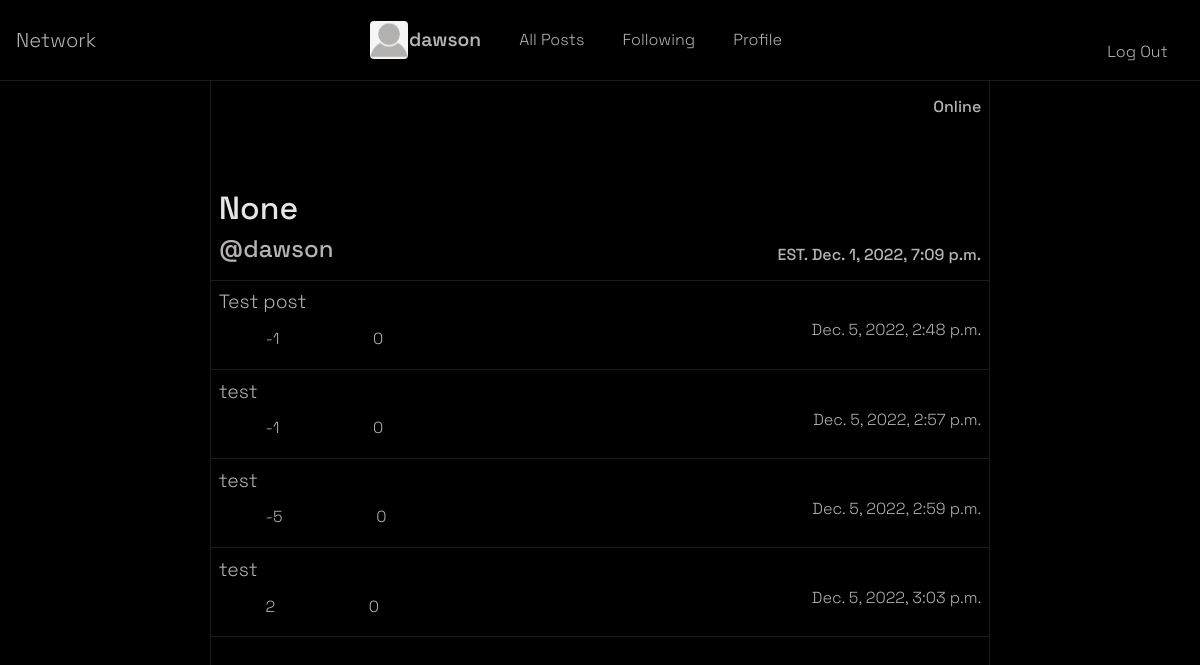
/profile/dawson (signed in), run on an earlier commit of the app's database.
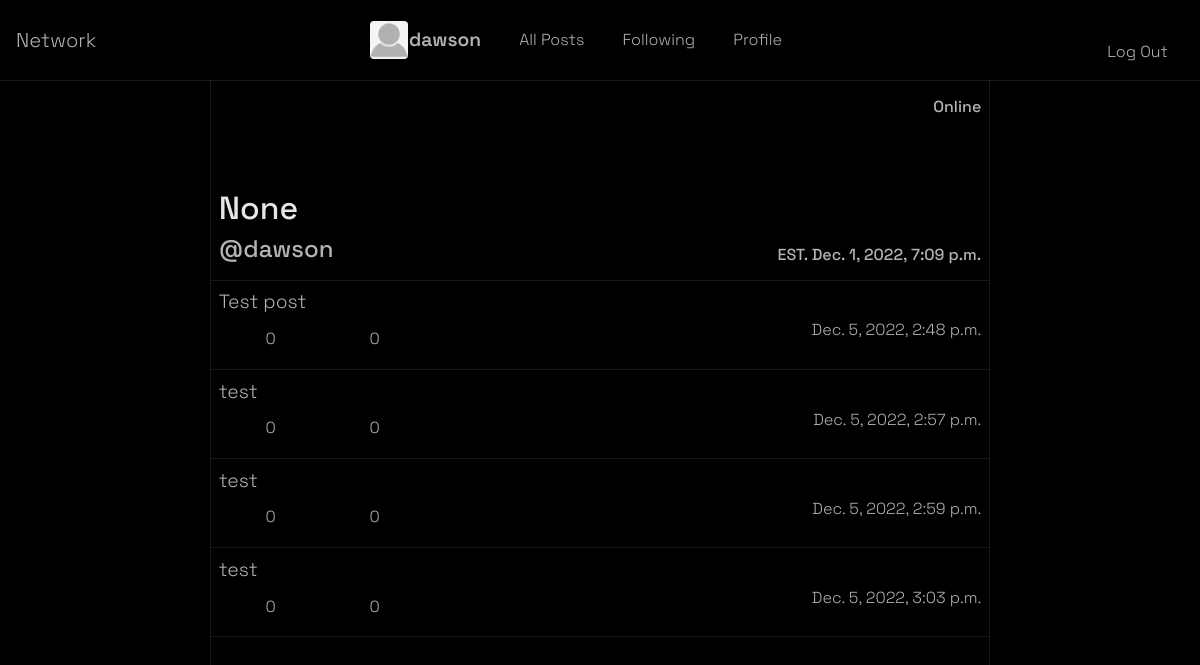
And on a later commit of the database.
### network/models.py (models this page shows, shortened)
class Post(models.Model):
    username = models.CharField(
        default='None', max_length=24, null=True, blank=True)
    caption = models.TextField(default="")
    image = models.ImageField(
        upload_to="network/static/images/", default=False, blank=True, null=True)
    timestamp = models.DateTimeField(auto_now_add=True)
    totalLikes = models.IntegerField(default=0)
    totalComments = models.IntegerField(default=0)

### network/views.py (the view)
# urls.py: path("profile/<str:username>", views.profile, name="profile"),
def profile(request, username):
    userPosts = Post.objects.filter(username=username).all().values()
    userInfo = User.objects.filter(username=username).values()
    return render(request, "network/profile.html", {
        'postForm': PostForm,
        'userPosts': userPosts,
        'userInfo': userInfo[0]
    })

### network/templates/network/profile.html (shortened to what this page needs)
{% extends "network/layout.html" %}
{% block body %}
<div id='profile-body'>
    <div id='profile-user-info'>
        <div id='header'>
            <div id='user-header-left'>
                <box-icon name='user-circle' size='100px' color='white'></box-icon>
                <h2 style='color: rgb(230, 230, 230)'>{{ userInfo.name }}</h2>
                <h4 >@{{ userInfo.username }}</h4>
            </div>
            <div id='user-header-right'>
                {% if userInfo.is_active  %}
                    <h6>Online</h6>
                {% else %}
                    <h6>Offline</h6>
                {% endif %}
                <h6> EST. {{ userInfo.date_joined }}</h6>
            </div>
        </div>
    <div id='user-posts'>
        {% for post in userPosts %}
        <div class='profile-single-post'>
            <div class='profile-sp-left'>
                <div class='profile-sp-caption'>
                    {{ post.caption }}
                </div>
                <div class='interactions'>
                    <form class='interaction-form' method='POST'>
                        <div class='interaction-form'>
                            <button type='submit' class='like interaction-button' name='{{ post.id }}'><box-icon color='white' size='sm' name='like' class='interaction-icons'></box-icon></button>
                            <p>{{ post.totalLikes }}</p>
                        </div>
                        <div class='interaction-form'>
                            <button type='submit' class='dislike interaction-button' name='{{ post.id }}'><box-icon color='white' size='sm' name='dislike' class='interaction-icons'></box-icon></button>
                            <button type='submit' class='comment interaction-button' name='{{ post.id }}'><box-icon color='white' size='sm' name='comment' class='interaction-icons'></box-icon></button>
                            <p>{{ post.totalComments }}</p>
                        </div>
                    </form>
                </div>
            </div>
            <div class='profile-sp-right'>
                <div class='edit-post'>
                    <button type="button" id='edit-post-button' class="btn btn-dark" data-toggle="modal" data-target="#modalBackdrop" data-whatever="@getbootstrap">
                        <box-icon animation='none' id='newPostSvg' name='plus-circle' size='30px' color="rgb(230, 230, 230)"></box-icon></button>
                </div>
                {{ post.timestamp }}
            </div>
        </div>
        {% endfor %}
    </div>
</div>
</div>
{% endblock %}

What changed in the data, as far as the page shows it:
changed Post "Test post": totalLikes "-1" → "0"
changed Post "Dec. 5, 2022, 2:57 p.m.": totalLikes "-1" → "0"
changed Post "Dec. 5, 2022, 2:59 p.m.": totalLikes "-5" → "0"
changed Post "Dec. 5, 2022, 3:03 p.m.": totalLikes "2" → "0"
